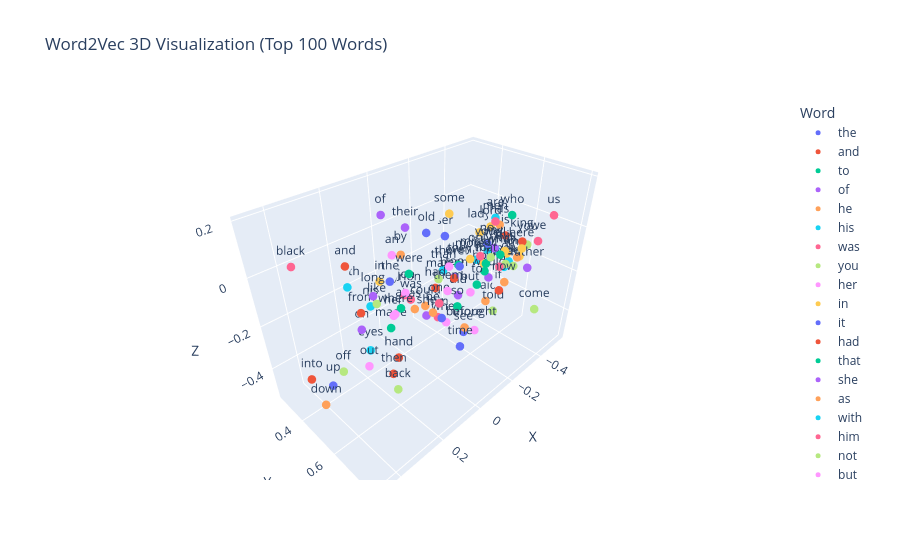

Notebook cell for this chart:
### Code cell
# import plotly.express as px 
# fig = px.scatter_3d(X[:100], x=0, y=1, z=2, color=y[:100])
# fig.show()

import pandas as pd
import plotly.express as px

# 1. Total words mein se pehle 100 words nikaliye (Kyunki aap X[:100] plot kar rahe hain)
words = model.wv.index_to_key[:100]

# 2. X, Y, Z aur unke Words ko ek Table (DataFrame) mein daal dijiye
df = pd.DataFrame({
    'Word': words,
    'X': X[:100, 0],
    'Y': X[:100, 1],
    'Z': X[:100, 2]
})

# 3. Ab Plotly se boliye ki wo is DataFrame ko plot kare aur text bhi dikhaye
fig = px.scatter_3d(
    df, 
    x='X', 
    y='Y', 
    z='Z',
    color='Word',  # Har word ko alag color dega
    text='Word',   # Dots ke upar actual shabd likha aayega
    title="Word2Vec 3D Visualization (Top 100 Words)"
)

# Thodi styling taaki words clearly padhne mein aayein
fig.update_traces(textposition='top center', marker=dict(size=5))
fig.show()
